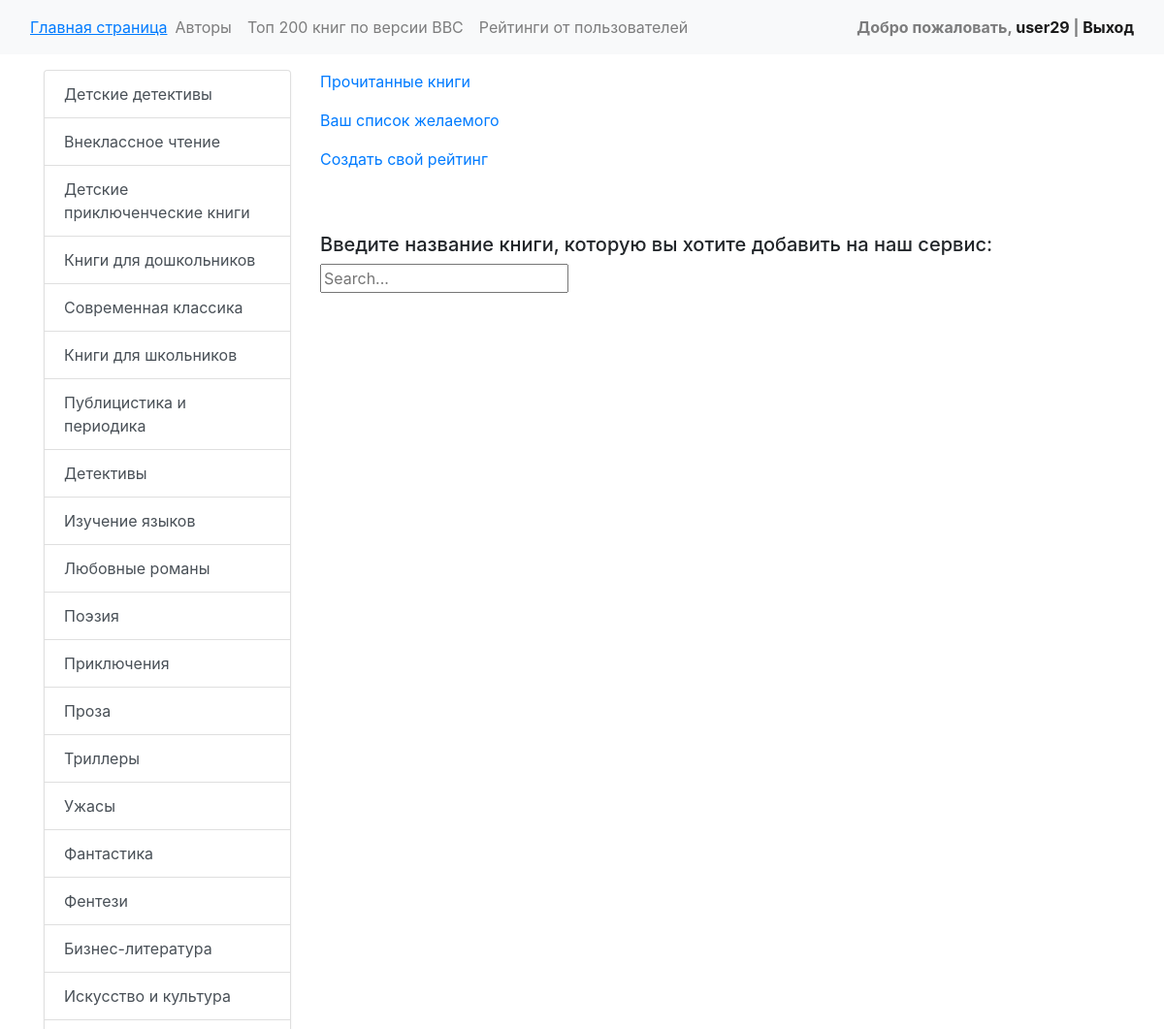
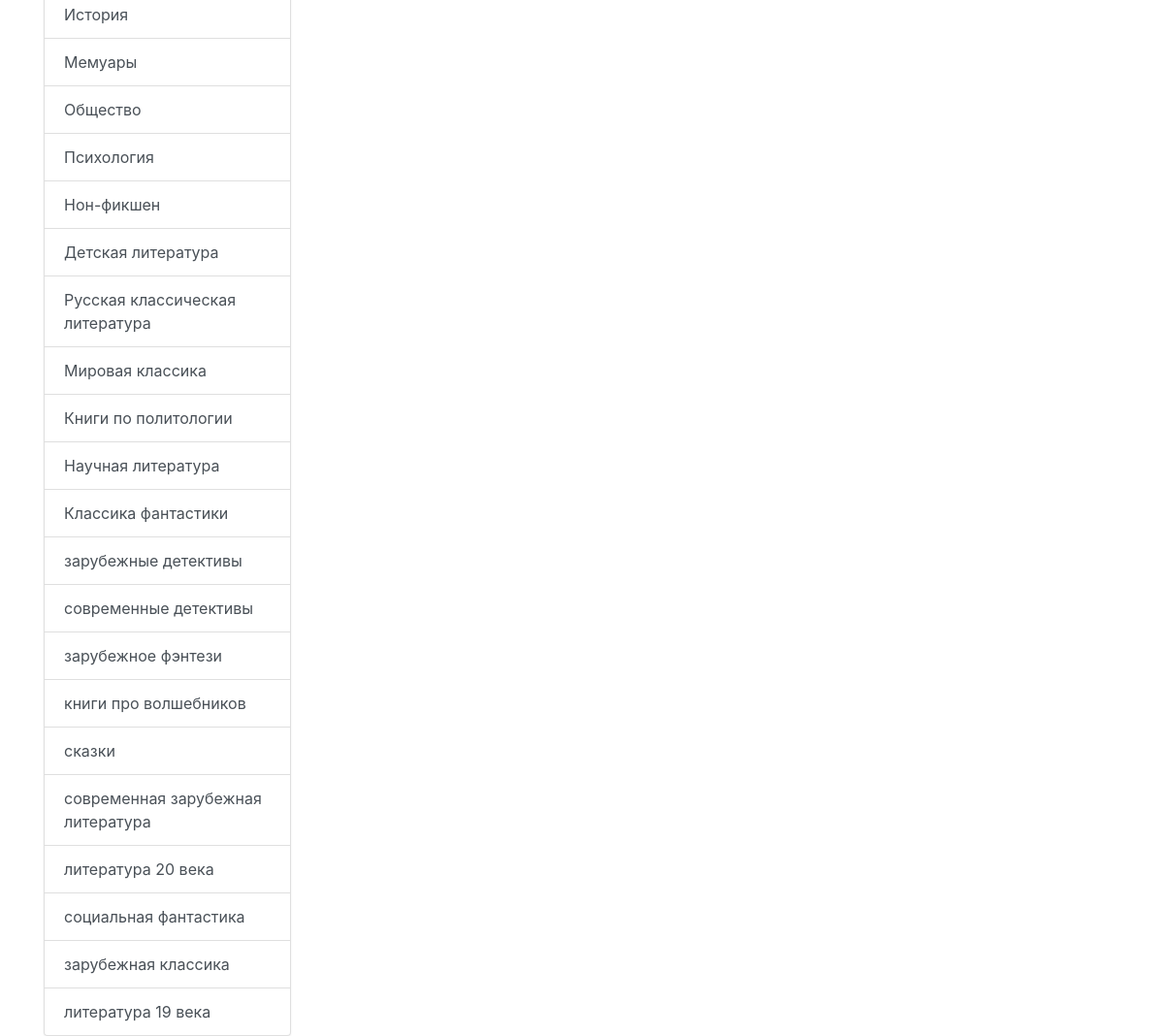
The page /person/ (signed in) on the database its author committed (2 pictures, top to bottom).
### book_search/models.py (models this page shows, shortened)
class Genres(models.Model):
    name = models.CharField(max_length=200, verbose_name='Жанр')

### book_search/views.py (the view)
# urls.py: path('person/', views.personal, name='person'),
@login_required
def personal(request):
    genres = models.Genres.objects.all()
    user = request.user
    try:
        is_read = models.Read.objects.filter(user_id=user)
    except Exception:
        is_read = None
    try:
        wish_list = models.WishList.objects.filter(user_id=user)
    except Exception:
        wish_list = None
    return render(request, 'book_search/personal.html', {'is_read': is_read, 'genres': genres, 'wish_list': wish_list})

### templates/book_search/personal.html
{% extends 'base.html' %}
{% block body %}
    <p>
        {% if is_read %}
            <a href="{% url 'read_list' %}">Прочитанные книги</a>
        {% else %}
            Ваш список прочитанного пока пуст
        {% endif %}
    </p>
    <p>
        {% if wish_list %}
            <a href="{% url 'user_wishlist' %}">Ваш список желаемого</a>
        {% else %}
            <u>Ваш список желаемого пока пуст</u>
        {% endif %}
    </p>
    <p>
        <a href="{% url 'add_book_top' %}">Создать свой рейтинг</a>
    </p>
    <br><br>
    <h5>Введите название книги, которую вы хотите добавить на наш сервис:</h5>
    <form action="{% url 'add_with_litres' %}" method="get">
        <input name="q" type="text" placeholder="Search...">
    </form>
{% endblock %}

### templates/base.html (shortened to what this page needs)
<!DOCTYPE html>
<html lang="en">
<head>
    <link rel="stylesheet" href="//maxcdn.bootstrapcdn.com/bootstrap/3.2.0/css/bootstrap-theme.min.css">
    <link rel="stylesheet" href="https://cdn.jsdelivr.net/npm/bootstrap@4.5.3/dist/css/bootstrap.min.css">
</head>
<body>
<nav class="navbar navbar-expand-lg navbar-light bg-light">
    <div class="container-fluid">
        <a class="nav-brand" href="{% url 'main_activity' %}"><u>Главная страница  </u></a>
        <div class="collapse navbar-collapse" id="navbarText">
            <ul class="navbar-nav me-auto mb-2 mb-lg-0">
                <li class="nav-item">
                    <a class="nav-link" href="{% url 'authors' %}">Авторы</a>
                </li>
                <li class="nav-item">
                    <a class="nav-link" href="{% url 'top_bbc_books' %}">Toп 200 книг по версии ВВС</a>
                </li>
                <li>
                    <a class="nav-link" href="{% url 'tops' %}">Рейтинги от пользователей</a>
                </li>
            </ul>
        </div>
        <span class="navbar-text">
            {% if request.user.is_authenticated %}
                Добро пожаловать, <a href="{% url 'person' %}">{{ user.username }}</a> | <a href="{% url 'logout' %}">Выход</a>
            {% else %}
                <a href="{% url 'register' %}">Регистрация</a> | <a href="{% url 'login' %}">Вход</a>
            {% endif %}
        </span>
    </div>
</nav>
<div class="container mt-3">
    <div class="row">
        <div class="col-md-3">
            <div class="list-group">
                {% for genre in genres %}
                        <a class="list-group-item list-group-item-action" href="{% url 'book_per_genres' genre.name %}">{{ genre.name }}</a>
                {% endfor %}
            </div>
        </div>
        <div class="col-md-9">
            {% block body %}I am an empty for now{% endblock %}
        </div>
    </div>
  </div>
</body>
</html>

### templates/base.html (style rules this page uses)
span { font-weight: bold; }
.navbar-text { text-align: right; }

### rows shown on the page
Genres: name "Детские детективы"
Genres: name "Внеклассное чтение"
Genres: name "Детские приключенческие книги"
Genres: name "Книги для дошкольников"
Genres: name "Современная классика"
Genres: name "Книги для школьников"
Genres: name "Публицистика и периодика"
Genres: name "Детективы"
Genres: name "Изучение языков"
Genres: name "Любовные романы"
Genres: name "Поэзия"
Genres: name "Приключения"
Genres: name "Проза"
Genres: name "Триллеры"
Genres: name "Ужасы"
Genres: name "Фантастика"
Genres: name "Фентези"
Genres: name "Бизнес-литература"
Genres: name "Искусство и культура"
Genres: name "История"
Genres: name "Мемуары"
Genres: name "Общество"
Genres: name "Психология"
Genres: name "Нон-фикшен"
Genres: name "Детская литература"
Genres: name "Русская классическая литература"
Genres: name "Мировая классика"
Genres: name "Книги по политологии"
Genres: name "Научная литература"
Genres: name "Классика фантастики"
Genres: name "зарубежные детективы"
Genres: name "современные детективы"
Genres: name "зарубежное фэнтези"
Genres: name "книги про волшебников"
Genres: name "сказки"
Genres: name "современная зарубежная литература"
Genres: name "литература 20 века"
Genres: name "социальная фантастика"
Genres: name "зарубежная классика"
Genres: name "литература 19 века"

### other values the page prints
{{ user.username }} "user29"
